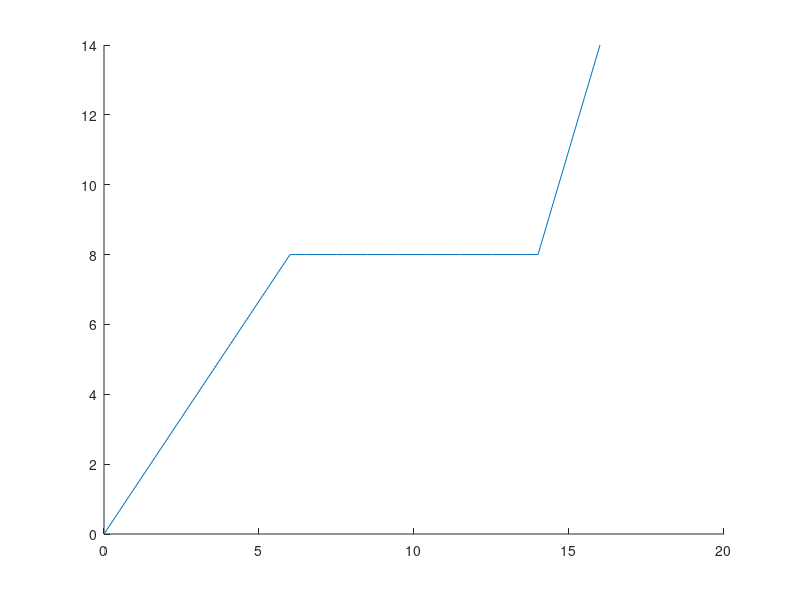

The MATLAB script that drew this image: (Note: this script raises an error after producing the figure.)
[X,Y] = meshgrid(-3:0.5:19);
x = 0:0.5:6;
y = 1.3333333333333333 * x + 0.0;
line(x,y)
hold on
x = 6:0.5:14;
y = 0.0 * x + 8.0;
line(x,y)
hold on
x = 14:0.5:16;
y = 3.0 * x + -34.0;
line(x,y)
hold on
quiver(X,Y,u,v)
hold off